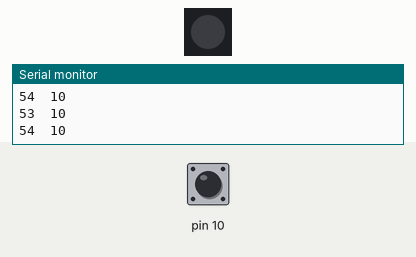
Simulated run of this sketch. Board: Arduino Uno, built with avr-gcc and run on an emulated ATmega328P. Parts: 1 RGB LEDs in strip order, left to right, the last lines printed to the serial monitor. The test bench sets the inputs (shaded band); at power-on: pin 10 HIGH. Dim RGB values are drawn brighter than linear.

Above: at 1.2 s.
1.3 s: pin 10 pulled LOW for 0.15 s
At 1.41 s:
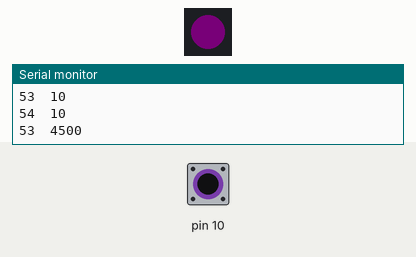
3.0 s: pin 10 pulled LOW for 1 s
6.2 s: pin 10 pulled LOW for 1 s
9.2 s: pin 10 pulled LOW for 3.2 s
Timing chart, 0 to 14.9 s (numbered marks = the images above; inputs shaded):
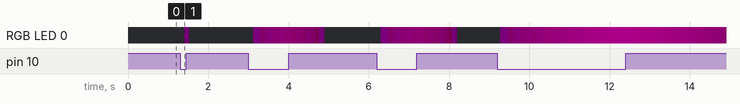

The sketch:

JBDCapacitiveSensorSketchOnBoardNeoPixelDim.ino
```cpp
#include <CapacitiveSensor.h>
#include <Adafruit_NeoPixel.h>

#define PIN 8


/*
 * CapitiveSense Library Demo Sketch
 * Paul Badger 2008
 * Uses a high value resistor e.g. 10M between send pin and receive pin
 * Resistor effects sensitivity, experiment with values, 50K - 50M. Larger resistor values yield larger sensor values.
 * Receive pin is the sensor pin - try different amounts of foil/metal on this pin
 * Modified by Becky Stern 2013 to change the color of one RGB Neo Pixel based on touch input
 *
 * Modified by John Damask 2016 to make Flora's on-board NeoPixel fade in and out when capacative sensor is touched/released
 * Note the original code by Paul and Becky uses the FloraPixel library.
 */


CapacitiveSensor   cs_9_10 = CapacitiveSensor(9,10);        // 10M resistor between pins 4 & 2, pin 2 is sensor pin, add a wire and or foil if desired
Adafruit_NeoPixel strip = Adafruit_NeoPixel(1, PIN, NEO_GRB + NEO_KHZ800);
uint8_t brightness = 0; //global variable

void setup()
{
   cs_9_10.set_CS_AutocaL_Millis(0xFFFFFFFF);     // turn off autocalibrate on channel 1 - just as an example
   Serial.begin(9600);
    strip.begin();
    strip.show();

}

void loop()
{
    long start = millis();
    long total1 =  cs_9_10.capacitiveSensor(30);
    //long total2 =  cs_9_2.capacitiveSensor(30);
    //long total3 =  cs_4_8.capacitiveSensor(30);

if (total1 > 1000){
   colorWipe(strip.Color(255,0,200), 50, true);
} else {
   colorWipe(strip.Color(255,0,200), 50, false);
}


    Serial.print(millis() - start);        // check on performance in milliseconds
    Serial.print("\t");                    // tab character for debug windown spacing

    Serial.println(total1);                  // print sensor output 1
    delay(10);                             // arbitrary delay to limit data to serial port
}


// Fill the dots one after the other with a color
void colorWipe(uint32_t c, uint8_t wait, bool on) {
  for(uint16_t i=0; i<strip.numPixels(); i++) {
    strip.setPixelColor(i, c);
    if( on && brightness < 256) brightness++;
    else if ( !on && brightness > 0 ) brightness--;
    strip.setBrightness( brightness );
    strip.show();
    delay(wait);
  }
}
```

Measured:
- after the input at 1.3 s, RGB LED 0: off → RGB(2, 0, 2) after 0.10 s, → RGB(1, 0, 1) 0.06 s later, → off 0.06 s later
